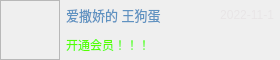
<?xml version="1.0" encoding="UTF-8"?>
<ui version="4.0">
 <class>MessageItem</class>
 <widget class="QWidget" name="MessageItem">
  <property name="geometry">
   <rect>
    <x>0</x>
    <y>0</y>
    <width>280</width>
    <height>60</height>
   </rect>
  </property>
  <property name="minimumSize">
   <size>
    <width>280</width>
    <height>60</height>
   </size>
  </property>
  <property name="maximumSize">
   <size>
    <width>280</width>
    <height>60</height>
   </size>
  </property>
  <property name="windowTitle">
   <string>Form</string>
  </property>
  <layout class="QVBoxLayout" name="verticalLayout_3">
   <property name="spacing">
    <number>0</number>
   </property>
   <property name="leftMargin">
    <number>0</number>
   </property>
   <property name="topMargin">
    <number>0</number>
   </property>
   <property name="rightMargin">
    <number>0</number>
   </property>
   <property name="bottomMargin">
    <number>0</number>
   </property>
   <item>
    <layout class="QHBoxLayout" name="horizontalLayout_3">
     <item>
      <widget class="QFrame" name="frame">
       <property name="maximumSize">
        <size>
         <width>60</width>
         <height>60</height>
        </size>
       </property>
       <property name="frameShape">
        <enum>QFrame::StyledPanel</enum>
       </property>
       <property name="frameShadow">
        <enum>QFrame::Raised</enum>
       </property>
       <layout class="QVBoxLayout" name="verticalLayout_2">
        <property name="spacing">
         <number>0</number>
        </property>
        <property name="leftMargin">
         <number>6</number>
        </property>
        <property name="topMargin">
         <number>5</number>
        </property>
        <property name="rightMargin">
         <number>6</number>
        </property>
        <property name="bottomMargin">
         <number>5</number>
        </property>
        <item>
         <widget class="HeaderPic" name="label_header">
          <property name="styleSheet">
           <string notr="true">#label_header
{
background-color: transparent;
}</string>
          </property>
          <property name="text">
           <string/>
          </property>
         </widget>
        </item>
       </layout>
      </widget>
     </item>
     <item>
      <layout class="QVBoxLayout" name="verticalLayout">
       <property name="spacing">
        <number>0</number>
       </property>
       <item>
        <layout class="QHBoxLayout" name="horizontalLayout_2">
         <item>
          <widget class="QLabel" name="labNameMess">
           <property name="minimumSize">
            <size>
             <width>120</width>
             <height>0</height>
            </size>
           </property>
           <property name="font">
            <font>
             <family>Microsoft YaHei UI</family>
             <pointsize>10</pointsize>
            </font>
           </property>
           <property name="styleSheet">
            <string notr="true">#labNameMess
{
padding-left: 3px;
color: #5f92c1;
}</string>
           </property>
           <property name="text">
            <string>爱撒娇的 王狗蛋</string>
           </property>
          </widget>
         </item>
         <item>
          <widget class="QLabel" name="labTimer">
           <property name="minimumSize">
            <size>
             <width>60</width>
             <height>0</height>
            </size>
           </property>
           <property name="maximumSize">
            <size>
             <width>16777215</width>
             <height>60</height>
            </size>
           </property>
           <property name="font">
            <font>
             <family>Microsoft YaHei UI</family>
            </font>
           </property>
           <property name="styleSheet">
            <string notr="true">#labTimer
{
padding-right:3px;
color: #e8e5e6;
}</string>
           </property>
           <property name="text">
            <string>2022-11-1</string>
           </property>
           <property name="alignment">
            <set>Qt::AlignRight|Qt::AlignTrailing|Qt::AlignVCenter</set>
           </property>
          </widget>
         </item>
        </layout>
       </item>
       <item>
        <widget class="QPushButton" name="labInform">
         <property name="minimumSize">
          <size>
           <width>0</width>
           <height>30</height>
          </size>
         </property>
         <property name="maximumSize">
          <size>
           <width>16777215</width>
           <height>30</height>
          </size>
         </property>
         <property name="styleSheet">
          <string notr="true">QPushButton
{
border: none;
padding-left: 6px;
color: rgb(85, 255, 0);
text-align: left;
font: 400 13px &quot;微软雅黑&quot;;
}

QPushButton:hover
{
color: rgb(87, 189, 12);
}</string>
         </property>
         <property name="text">
          <string>开通会员！！！</string>
         </property>
        </widget>
       </item>
      </layout>
     </item>
    </layout>
   </item>
  </layout>
 </widget>
 <customwidgets>
  <customwidget>
   <class>HeaderPic</class>
   <extends>QLabel</extends>
   <header>mainwidget/subunititems/HeaderPic.h</header>
  </customwidget>
 </customwidgets>
 <resources/>
 <connections/>
</ui>
